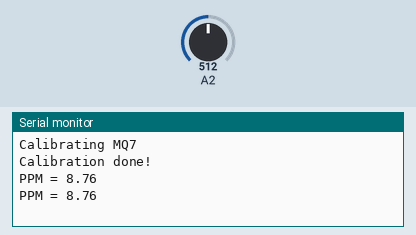
This sketch was run on a simulated Arduino Uno, built with avr-gcc and run on an emulated ATmega328P. On the bench: the last lines printed to the serial monitor. The test bench sets the inputs (shaded band); at power-on: A2 = 512.

Above: at 17.2 s.
17.3 s: A2 set to 1005
At 18.6 s:
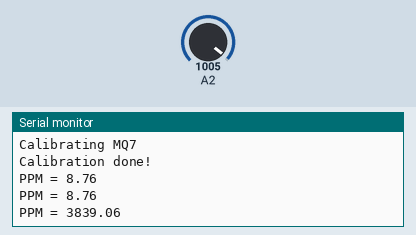
18.8 s: A2 set to 1023
At 19.8 s:
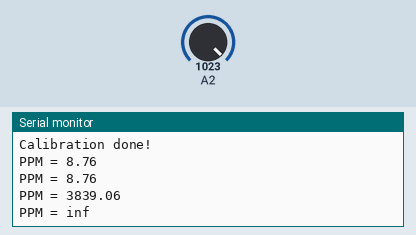

Measured:
- the behaviour switches between 1022 and 1023 on A2 (found by bisection; images 1 and 2)
- after the input at 17.3 s, the serial monitor: prints a new line after 0.71 s (image 1)
- after the input at 18.8 s, the serial monitor: prints a new line after 0.21 s (image 2)

The sketch:

MQ7_module_calibrate_plus_example.ino
```cpp
// https://github.com/fjebaker/MQ7/blob/master/examples/MQ7_Example.ino

/*
	MQ7_Example.ino

	Example sketch for MQ7 carbon monoxide detector.
		- connect analog input
		- set A_PIN to the relevant pin
		- connect device ground to GND pin
		- device VC to 5.0 volts

	Created by Fergus Baker
	22 August 2020
	Released into the public domain.
*/


#include "MQ7.h"

#define A_PIN 2
#define VOLTAGE 5

// init MQ7 device
MQ7 mq7(A_PIN, VOLTAGE);

void setup() {
	Serial.begin(9600);
	while (!Serial) {
		;	// wait for serial connection
	}

	Serial.println(""); 	// blank new line

	Serial.println("Calibrating MQ7");
	mq7.calibrate();		// calculates R0
	Serial.println("Calibration done!");
}

void loop() {
	Serial.print("PPM = "); Serial.println(mq7.readPpm());

	Serial.println(""); 	// blank new line
	delay(1000);
}
```

MQ7.cpp
```cpp
// https://github.com/fjebaker/MQ7/blob/master/src/MQ7.cpp

/*
	MQ7.cpp
	Created by Fergus Baker
	22 August 2020
	Released into the public domain.
*/

#include "MQ7.h"
#include "Arduino.h"

float MQ7::readPpm() {
	return (float) _COEF_A0 * pow(
		readRs() / R0,
		_COEF_A1
	);
}

float MQ7::readRs() {
	return _LOAD_RES * readRsRL();
}

float MQ7::readRsRL() {
	float voltage = convertVoltage(
		analogRead(a_pin)
	);

	return (v_in - voltage) / voltage;
}

float MQ7::convertVoltage(int voltage) {
	// ATD conversion
	return (float) voltage * (v_in / 1023.0);
}

void MQ7::calibrate() {
	#ifndef _R0	// if no hardcoded R0 value

	for (int i = 0; i <= CALIBRATION_SECONDS; i++) {
		delay(1000);
		R0 = readRs() / _CALIBRATION_CONSTANT;
	}

	#endif		// end
}


float MQ7::getR0() {
	return R0;
}
```

MQ7.h
```cpp
// https://github.com/fjebaker/MQ7/blob/master/src/MQ7.h

/*
	MQ7.h
	Created by Fergus Baker
	22 August 2020
	Released into the public domain.
*/

#ifndef MQ7_H
#define MQ7_H

#include "Arduino.h"

/*
	CONFIGURATION OPTIONS
*/
#define CALIBRATION_SECONDS 15
//#define _R0 0.025	// uncomment to define hardcoded R0 value
					// may be desireable if no calibration delay wanted

/*
IMPORTANT:

Calibration takes CALIBRATION_SECONDS + 1 seconds to let the device heat up! Else faulty readings.

Datasheet:
https://www.parallax.com/sites/default/files/downloads/605-00007-MQ-7-Datasheet.pdf

Datasheet has a graph for sensitivity characteristic, following the equation

	ppm(Rs/R0) = A0 * Rs/R0 ^ (A1)

with fitted parameters
	A0
	A1
and variable
	Rs	surface resistance at various gas concentrations
	R0	sensor resistance at 100ppm CO in clean air

NB: ppm == 100 defines Rs/R0 == 1.

The device reads analog pin, which can be translated into Rs/RL where RL is a resistance load.
In the datasheet, RL is said to be ~10 kOhm, thus we use
	Rs = (Rs/RL) * RL

Calculated fitted parameters using inverse of ppm(Rs/R0) and plot in datasheet:
*/

#define _COEF_A0 100.0
#define _COEF_A1 -1.513

/*
datasheet provides typical load resistance RL to be ~10 kOhm
*/
#define _LOAD_RES 10.0

/*
need to calibrate device by knowing R0 -- in clean air, approx 10ppm, ratio is
	Rs / R0 = 5.0
*/
#define _CALIBRATION_CONSTANT 5.0

class MQ7 {
public:
	MQ7(int pin) : a_pin(pin), v_in(5.0) {
		;	// 5.0 Volts assumed / recommended
	}
	MQ7(int pin, float v_in) : a_pin(pin), v_in(v_in) {
		;
	}

	float readPpm();
	float readRs();
	float readRsRL();	// Rs / RL
	void calibrate();

	float getR0();

private:
	int a_pin;
	float v_in;

	#ifndef _R0 // If no hardcoded R0 value

	float R0;

	#else 		// else make constant

	const R0 = _R0;

	#endif		// end

	float convertVoltage(int voltage);
};

#endif
```
